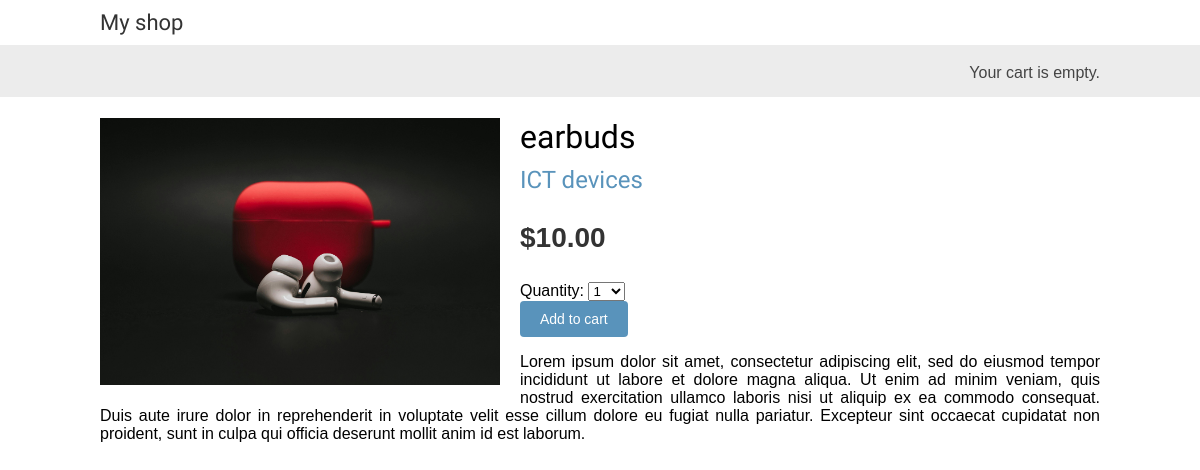
The page /2/earbuds/ on the database its author committed.
### shop/models.py (models this page shows, shortened)
class Product(models.Model):
    category = models.ForeignKey(Category, related_name='products', on_delete=models.CASCADE)
    name = models.CharField(max_length=200)
    slug = models.SlugField(max_length=200, unique=True)
    image = models.ImageField(upload_to='products/%Y/%m/%d/', blank=True)
    description = models.TextField(blank=True)
    price = models.DecimalField(max_digits=10, decimal_places=2)
    stock = models.PositiveIntegerField()
    available = models.BooleanField(default=True)
    created = models.DateTimeField(auto_now_add=True)
    updated = models.DateTimeField(auto_now=True)
    class Meta:
        ordering = ('name',)
        indexes = [
            models.Index(fields=['id', 'slug']),
            models.Index(fields=['name']),
            models.Index(fields=['-created']),
        ]
        verbose_name = 'Product'
        verbose_name_plural = 'Products'

class Category(models.Model):
    name = models.CharField(max_length=200)
    slug = models.SlugField(max_length=200, unique=True)
    class Meta:
        ordering = ('name',)
        indexes = [
            models.Index(fields=['name']),
        ]
        verbose_name = 'Category'
        verbose_name_plural = 'Categories'
    def __str__(self):
        return self.name
    def get_absolute_url(self):
        return reverse('product_list_by_category', args=[self.slug])

### shop/views.py (the view)
# urls.py: path('<int:id>/<slug:slug>/', views.product_detail, name='product_detail'),
def product_detail(request, id, slug):
    product = get_object_or_404(Product, id=id, slug=slug, available=True)
    cart_product_form = CartAddProductForm()
    r = Recommender()
    recommended_products = r.suggest_products_for([product], 4)
    return render(request, 'shop/product/detail.html',
                  {'product': product, 'cart_product_form': cart_product_form, 'recommended_products': recommended_products})

### cart/forms.py
class CartAddProductForm(forms.Form):
    quantity = forms.TypedChoiceField(
        choices=PRODUCT_QUANTITY_CHOICES,
        coerce=int,
        label='Quantity',
        widget=forms.Select(attrs={'class': 'form-control'})
    )
    override = forms.BooleanField(
        required=False,
        initial=False,
        widget=forms.HiddenInput
    )

### cart/cart.py (called while the page is built)
    def __len__(self):
        return sum(item['quantity'] for item in self.cart.values())

### cart/context_processors.py (called while the page is built)
def cart(request):
    return {'cart': Cart(request)}

### shop/recommender.py (called while the page is built, shortened)
    def get_product_key(self, id):
        return f'product:{id} purchased with'

    def suggest_products_for(self, products, max_results=6):
        product_ids = [p.id for p in products]
        if len(products) == 1:
            suggestions = self.redis.zrange(self.get_product_key(product_ids[0]), 0, -1, desc=True)[:max_results]
        suggested_product_ids = [int(id) for id in suggestions]
        suggested_products = list(Product.objects.filter(id__in=suggested_product_ids))
        suggested_products.sort(key=lambda x: suggested_product_ids.index(x.id))
        return suggested_products

### shop/templates/shop/product/detail.html (shortened to what this page needs)
{% extends "shop/base.html" %} {% load static %}  {% block content %}
<div class="product-detail">
	<img
		src="{% if product.image %}{{ product.image.url }}{% else %}
			{% static 'img/no_image.png' %}{% endif %}"
	/>
	<h1>{{ product.name }}</h1>
	<h2>
		<a href="{{ product.category.get_absolute_url }}">
			{{ product.category }}
		</a>
	</h2>
	<p class="price">${{ product.price }}</p>
	<form action="{% url 'cart:cart_add' product.id %}" method="post">
		{{ cart_product_form }} {% csrf_token %}
		<input type="submit" value="Add to cart" />
	</form>
	{{ product.description|linebreaks }}
</div>
{% endblock %}

### shop/static/css/base.css (style rules this page uses)
body { margin:0; padding:0; font-family:helvetica, sans-serif; }
h1, h2, h3, h4, h5 , h6 { font-family: 'Ubuntu', sans-serif; font-weight:normal; }
a { text-decoration:none; color:#5993bb; }
a.button, input[type="submit"] { color:#fff; background:#5993bb; border-radius:4px; padding:10px 20px; font-size:14px; border:0; }
.product-detail { text-align:justify; }
.product-detail .price { color:#333; font-size:28px; font-weight:bold; }
.product-detail img { width:40%; float:left; padding:0 20px 20px 0; }
.product-detail h1 { margin-bottom:0; }
.product-detail h2 { margin-top:10px; }

### rows shown on the page
Product: image (picture), name "earbuds", category "ICT devices", price "10.00", description "Lorem ipsum dolor sit amet, consectetur adipiscing elit, sed do eiusmod tempor incididunt ut labore et dolore magna aliqua. Ut enim ad minim veniam, quis nostrud exercitation ullamco laboris nisi ut aliquip ex ea commodo consequat. Duis aute irure dolor in reprehenderit in voluptate velit esse cillum dolore eu fugiat nulla pariatur. Excepteur sint occaecat cupidatat non proident, sunt in culpa qui officia deserunt mollit anim id est laborum."
